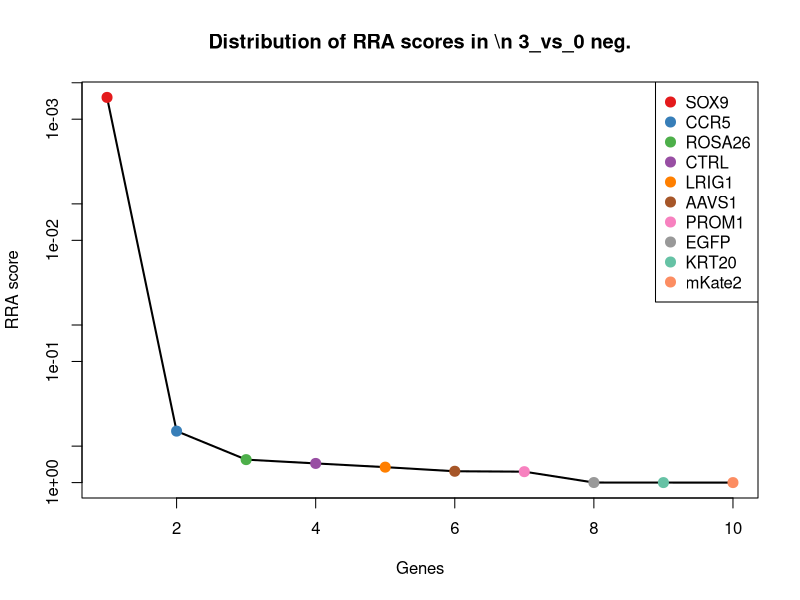
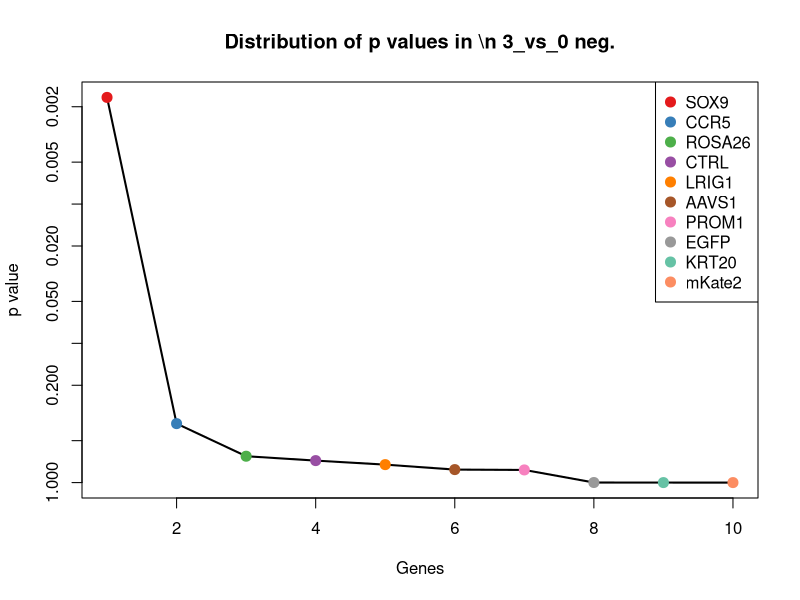
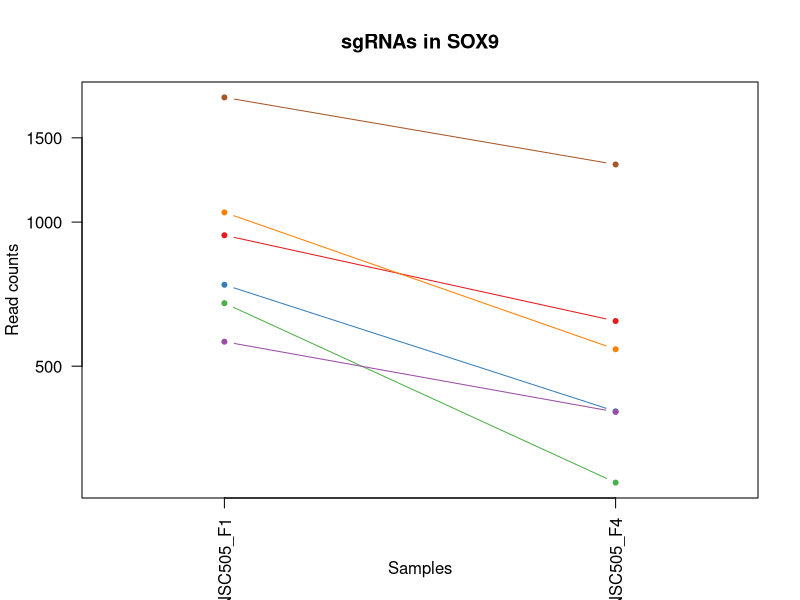
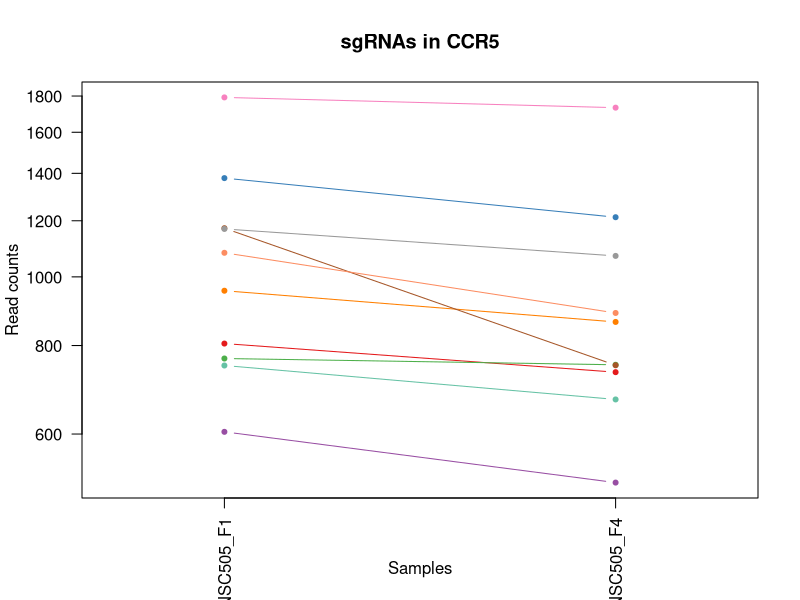
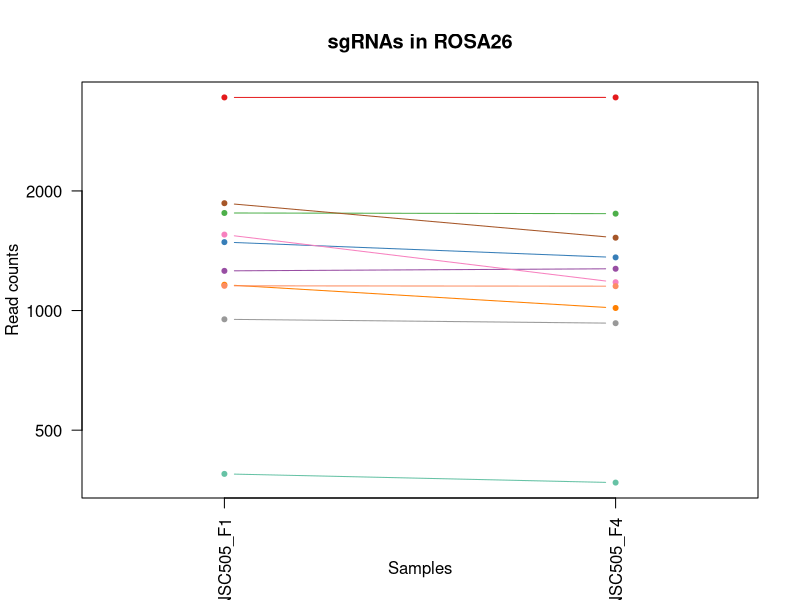
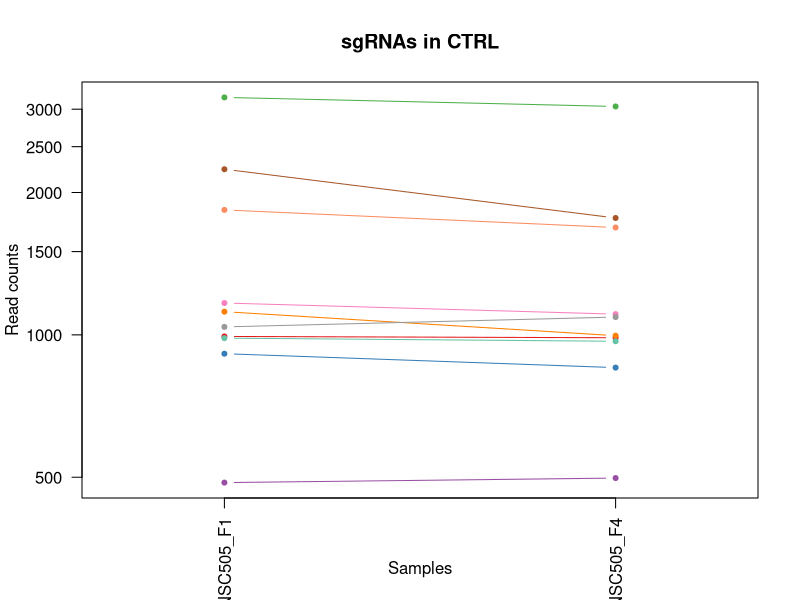
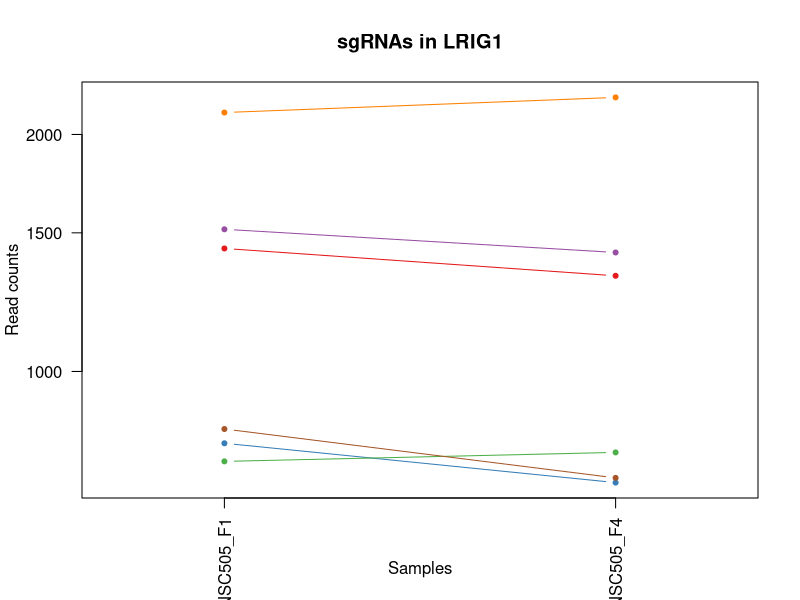
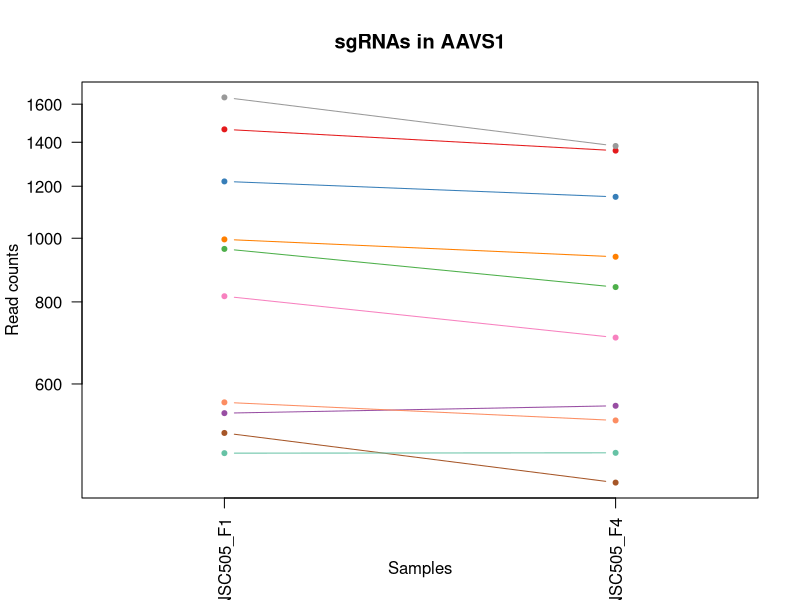

R code for these plots, in order: (Note: this script raises an error after producing the figures.)
pdf(file='S5A_c0_t3.pdf',width=4.5,height=4.5);
gstable=read.table('S5A_c0_t3.gene_summary.txt',header=T)
# 
#
# parameters
# Do not modify the variables beginning with "__"

# gstablename='__GENE_SUMMARY_FILE__'
startindex=3
# outputfile='__OUTPUT_FILE__'
targetgenelist=c("SOX9","CCR5","ROSA26","CTRL","LRIG1","AAVS1","PROM1","EGFP","KRT20","mKate2")
# samplelabel=sub('.\\w+.\\w+$','',colnames(gstable)[startindex]);
samplelabel='3_vs_0 neg.'


# You need to write some codes in front of this code:
# gstable=read.table(gstablename,header=T)
# pdf(file=outputfile,width=6,height=6)


# set up color using RColorBrewer
#library(RColorBrewer)
#colors <- brewer.pal(length(targetgenelist), "Set1")

colors=c( "#E41A1C", "#377EB8", "#4DAF4A", "#984EA3", "#FF7F00",  "#A65628", "#F781BF",
          "#999999", "#66C2A5", "#FC8D62", "#8DA0CB", "#E78AC3", "#A6D854", "#FFD92F", "#E5C494", "#B3B3B3", 
          "#8DD3C7", "#FFFFB3", "#BEBADA", "#FB8072", "#80B1D3", "#FDB462", "#B3DE69", "#FCCDE5",
          "#D9D9D9", "#BC80BD", "#CCEBC5", "#FFED6F")

######
# function definition

plotrankedvalues<-function(val, tglist, ...){
  
  plot(val,log='y',ylim=c(max(val),min(val)),type='l',lwd=2, ...)
  if(length(tglist)>0){
    for(i in 1:length(tglist)){
      targetgene=tglist[i];
      tx=which(names(val)==targetgene);ty=val[targetgene];
      points(tx,ty,col=colors[(i %% length(colors)) ],cex=2,pch=20)
      # text(tx+50,ty,targetgene,col=colors[i])
    }
    legend('topright',tglist,pch=20,pt.cex = 2,cex=1,col=colors)
  }
}



plotrandvalues<-function(val,targetgenelist, ...){
  # choose the one with the best distance distribution
  
  mindiffvalue=0;
  randval=val;
  for(i in 1:20){
    randval0=sample(val)
    vindex=sort(which(names(randval0) %in% targetgenelist))
    if(max(vindex)>0.9*length(val)){
      # print('pass...')
      next;
    }
    mindiffind=min(diff(vindex));
    if (mindiffind > mindiffvalue){
      mindiffvalue=mindiffind;
      randval=randval0;
      # print(paste('Diff: ',mindiffvalue))
    }
  }
  plot(randval,log='y',ylim=c(max(randval),min(randval)),pch=20,col='grey', ...)
  
  if(length(targetgenelist)>0){
    for(i in 1:length(targetgenelist)){
      targetgene=targetgenelist[i];
      tx=which(names(randval)==targetgene);ty=randval[targetgene];
      points(tx,ty,col=colors[(i %% length(colors)) ],cex=2,pch=20)
      text(tx+50,ty,targetgene,col=colors[i])
    }
  }
  
}




# set.seed(1235)



pvec=gstable[,startindex]
names(pvec)=gstable[,'id']
pvec=sort(pvec);

plotrankedvalues(pvec,targetgenelist,xlab='Genes',ylab='RRA score',main=paste('Distribution of RRA scores in \\n',samplelabel))

# plotrandvalues(pvec,targetgenelist,xlab='Genes',ylab='RRA score',main=paste('Distribution of RRA scores in \\n',samplelabel))


pvec=gstable[,startindex+1]
names(pvec)=gstable[,'id']
pvec=sort(pvec);

plotrankedvalues(pvec,targetgenelist,xlab='Genes',ylab='p value',main=paste('Distribution of p values in \\n',samplelabel))

# plotrandvalues(pvec,targetgenelist,xlab='Genes',ylab='p value',main=paste('Distribution of p values in \\n',samplelabel))



# you need to write after this code:
# dev.off()






# parameters
# Do not modify the variables beginning with "__"
targetmat=list(c(937.7080465919315,620.3830994297049),c(738.717676239574,401.3589585916191),c(676.02208010116,284.6202033225886),c(561.5344697614474,400.24716092239026),c(1046.7438659630864,541.4454649144557),c(1820.8981834982858,1318.5920357054301))
targetgene="SOX9"
collabel=c("S33_MNSC505_F1","S36_MNSC505_F4")

# set up color using RColorBrewer
#library(RColorBrewer)
#colors <- brewer.pal(length(targetgenelist), "Set1")

colors=c( "#E41A1C", "#377EB8", "#4DAF4A", "#984EA3", "#FF7F00",  "#A65628", "#F781BF",
          "#999999", "#66C2A5", "#FC8D62", "#8DA0CB", "#E78AC3", "#A6D854", "#FFD92F", "#E5C494", "#B3B3B3", 
          "#8DD3C7", "#FFFFB3", "#BEBADA", "#FB8072", "#80B1D3", "#FDB462", "#B3DE69", "#FCCDE5",
          "#D9D9D9", "#BC80BD", "#CCEBC5", "#FFED6F")


## code

targetmatvec=unlist(targetmat)+1
yrange=range(targetmatvec[targetmatvec>0]);
# yrange[1]=1; # set the minimum value to 1
for(i in 1:length(targetmat)){
  vali=targetmat[[i]]+1;
  if(i==1){
    plot(1:length(vali),vali,type='b',las=1,pch=20,main=paste('sgRNAs in',targetgene),ylab='Read counts',xlab='Samples',xlim=c(0.7,length(vali)+0.3),ylim = yrange,col=colors[(i %% length(colors))],xaxt='n',log='y')
    axis(1,at=1:length(vali),labels=(collabel),las=2)
    # lines(0:100,rep(1,101),col='black');
  }else{
    lines(1:length(vali),vali,type='b',pch=20,col=colors[(i %% length(colors))])
  }
}




# parameters
# Do not modify the variables beginning with "__"
targetmat=list(c(804.1391678622668,732.6746640218199),c(1377.4858513889228,1212.9712571286882),c(765.9766310823627,750.4634267294817),c(603.3315338537234,511.42692784527645),c(954.9720513256977,862.7549913215968),c(1170.3177945837285,749.3516290602529),c(1790.9133331712183,1732.1807686585666),c(1167.5918990994496,1069.5493577981651),c(748.7126263485965,670.4139945450037),c(1080.363243602526,888.3263377138605))
targetgene="CCR5"
collabel=c("S33_MNSC505_F1","S36_MNSC505_F4")

# set up color using RColorBrewer
#library(RColorBrewer)
#colors <- brewer.pal(length(targetgenelist), "Set1")

colors=c( "#E41A1C", "#377EB8", "#4DAF4A", "#984EA3", "#FF7F00",  "#A65628", "#F781BF",
          "#999999", "#66C2A5", "#FC8D62", "#8DA0CB", "#E78AC3", "#A6D854", "#FFD92F", "#E5C494", "#B3B3B3", 
          "#8DD3C7", "#FFFFB3", "#BEBADA", "#FB8072", "#80B1D3", "#FDB462", "#B3DE69", "#FCCDE5",
          "#D9D9D9", "#BC80BD", "#CCEBC5", "#FFED6F")


## code

targetmatvec=unlist(targetmat)+1
yrange=range(targetmatvec[targetmatvec>0]);
# yrange[1]=1; # set the minimum value to 1
for(i in 1:length(targetmat)){
  vali=targetmat[[i]]+1;
  if(i==1){
    plot(1:length(vali),vali,type='b',las=1,pch=20,main=paste('sgRNAs in',targetgene),ylab='Read counts',xlab='Samples',xlim=c(0.7,length(vali)+0.3),ylim = yrange,col=colors[(i %% length(colors))],xaxt='n',log='y')
    axis(1,at=1:length(vali),labels=(collabel),las=2)
    # lines(0:100,rep(1,101),col='black');
  }else{
    lines(1:length(vali),vali,type='b',pch=20,col=colors[(i %% length(colors))])
  }
}




# parameters
# Do not modify the variables beginning with "__"
targetmat=list(c(3437.354205675656,3437.678393255641),c(1485.6130389319846,1359.728549466898),c(1759.1112191879647,1752.1931267046862),c(1257.5464500806524,1273.0083312670467),c(1160.322844474706,1013.959474336722),c(1861.7866157624687,1524.2746045127694),c(1551.9431623827704,1177.3937317133646),c(949.52026035714,928.3510538060996),c(387.07715876759966,368.00502851475323),c(1153.0537898499624,1150.710587651872))
targetgene="ROSA26"
collabel=c("S33_MNSC505_F1","S36_MNSC505_F4")

# set up color using RColorBrewer
#library(RColorBrewer)
#colors <- brewer.pal(length(targetgenelist), "Set1")

colors=c( "#E41A1C", "#377EB8", "#4DAF4A", "#984EA3", "#FF7F00",  "#A65628", "#F781BF",
          "#999999", "#66C2A5", "#FC8D62", "#8DA0CB", "#E78AC3", "#A6D854", "#FFD92F", "#E5C494", "#B3B3B3", 
          "#8DD3C7", "#FFFFB3", "#BEBADA", "#FB8072", "#80B1D3", "#FDB462", "#B3DE69", "#FCCDE5",
          "#D9D9D9", "#BC80BD", "#CCEBC5", "#FFED6F")


## code

targetmatvec=unlist(targetmat)+1
yrange=range(targetmatvec[targetmatvec>0]);
# yrange[1]=1; # set the minimum value to 1
for(i in 1:length(targetmat)){
  vali=targetmat[[i]]+1;
  if(i==1){
    plot(1:length(vali),vali,type='b',las=1,pch=20,main=paste('sgRNAs in',targetgene),ylab='Read counts',xlab='Samples',xlim=c(0.7,length(vali)+0.3),ylim = yrange,col=colors[(i %% length(colors))],xaxt='n',log='y')
    axis(1,at=1:length(vali),labels=(collabel),las=2)
    # lines(0:100,rep(1,101),col='black');
  }else{
    lines(1:length(vali),vali,type='b',pch=20,col=colors[(i %% length(colors))])
  }
}




# parameters
# Do not modify the variables beginning with "__"
targetmat=list(c(991.317324449416,985.0527349367716),c(911.3577235772358,851.6370146293082),c(3176.5768710129773,3039.654827671708),c(486.118028029732,496.97355814530124),c(1118.52578038243,995.0589139598313),c(2238.8688244210457,1765.5346987354326),c(1166.6832672713567,1105.1268832134886),c(1038.5661795102499,1089.5617158442847),c(983.1396379965794,968.3757698983386),c(1836.344924575866,1685.4852665509545))
targetgene="CTRL"
collabel=c("S33_MNSC505_F1","S36_MNSC505_F4")

# set up color using RColorBrewer
#library(RColorBrewer)
#colors <- brewer.pal(length(targetgenelist), "Set1")

colors=c( "#E41A1C", "#377EB8", "#4DAF4A", "#984EA3", "#FF7F00",  "#A65628", "#F781BF",
          "#999999", "#66C2A5", "#FC8D62", "#8DA0CB", "#E78AC3", "#A6D854", "#FFD92F", "#E5C494", "#B3B3B3", 
          "#8DD3C7", "#FFFFB3", "#BEBADA", "#FB8072", "#80B1D3", "#FDB462", "#B3DE69", "#FCCDE5",
          "#D9D9D9", "#BC80BD", "#CCEBC5", "#FFED6F")


## code

targetmatvec=unlist(targetmat)+1
yrange=range(targetmatvec[targetmatvec>0]);
# yrange[1]=1; # set the minimum value to 1
for(i in 1:length(targetmat)){
  vali=targetmat[[i]]+1;
  if(i==1){
    plot(1:length(vali),vali,type='b',las=1,pch=20,main=paste('sgRNAs in',targetgene),ylab='Read counts',xlab='Samples',xlim=c(0.7,length(vali)+0.3),ylim = yrange,col=colors[(i %% length(colors))],xaxt='n',log='y')
    axis(1,at=1:length(vali),labels=(collabel),las=2)
    # lines(0:100,rep(1,101),col='black');
  }else{
    lines(1:length(vali),vali,type='b',pch=20,col=colors[(i %% length(colors))])
  }
}




# parameters
# Do not modify the variables beginning with "__"
targetmat=list(c(1432.0037610745,1321.9274287131168),c(809.5909588308247,721.5566873295313),c(767.7938947385486,788.2645474832631),c(1514.6892574309593,1415.318432928341),c(2131.650268706077,2228.042529134639),c(844.118968298357,731.5628663525911))
targetgene="LRIG1"
collabel=c("S33_MNSC505_F1","S36_MNSC505_F4")

# set up color using RColorBrewer
#library(RColorBrewer)
#colors <- brewer.pal(length(targetgenelist), "Set1")

colors=c( "#E41A1C", "#377EB8", "#4DAF4A", "#984EA3", "#FF7F00",  "#A65628", "#F781BF",
          "#999999", "#66C2A5", "#FC8D62", "#8DA0CB", "#E78AC3", "#A6D854", "#FFD92F", "#E5C494", "#B3B3B3", 
          "#8DD3C7", "#FFFFB3", "#BEBADA", "#FB8072", "#80B1D3", "#FDB462", "#B3DE69", "#FCCDE5",
          "#D9D9D9", "#BC80BD", "#CCEBC5", "#FFED6F")


## code

targetmatvec=unlist(targetmat)+1
yrange=range(targetmatvec[targetmatvec>0]);
# yrange[1]=1; # set the minimum value to 1
for(i in 1:length(targetmat)){
  vali=targetmat[[i]]+1;
  if(i==1){
    plot(1:length(vali),vali,type='b',las=1,pch=20,main=paste('sgRNAs in',targetgene),ylab='Read counts',xlab='Samples',xlim=c(0.7,length(vali)+0.3),ylim = yrange,col=colors[(i %% length(colors))],xaxt='n',log='y')
    axis(1,at=1:length(vali),labels=(collabel),las=2)
    # lines(0:100,rep(1,101),col='black');
  }else{
    lines(1:length(vali),vali,type='b',pch=20,col=colors[(i %% length(colors))])
  }
}




# parameters
# Do not modify the variables beginning with "__"
targetmat=list(c(1463.8058750577536,1358.6167517976692),c(1219.3839133007482,1155.1577783287873),c(962.2411059504415,841.6308356062484),c(540.6359377153094,554.7870369452021),c(994.9518517617879,936.1336374907016),c(504.2906645915911,423.59491197619633),c(815.0427497993824,704.8797222910983),c(1637.3545542235083,1380.8527051822464),c(469.76265512405877,470.29041408380857),c(561.5344697614474,526.9920952144805))
targetgene="AAVS1"
collabel=c("S33_MNSC505_F1","S36_MNSC505_F4")

# set up color using RColorBrewer
#library(RColorBrewer)
#colors <- brewer.pal(length(targetgenelist), "Set1")

colors=c( "#E41A1C", "#377EB8", "#4DAF4A", "#984EA3", "#FF7F00",  "#A65628", "#F781BF",
          "#999999", "#66C2A5", "#FC8D62", "#8DA0CB", "#E78AC3", "#A6D854", "#FFD92F", "#E5C494", "#B3B3B3", 
          "#8DD3C7", "#FFFFB3", "#BEBADA", "#FB8072", "#80B1D3", "#FDB462", "#B3DE69", "#FCCDE5",
          "#D9D9D9", "#BC80BD", "#CCEBC5", "#FFED6F")


## code

targetmatvec=unlist(targetmat)+1
yrange=range(targetmatvec[targetmatvec>0]);
# yrange[1]=1; # set the minimum value to 1
for(i in 1:length(targetmat)){
  vali=targetmat[[i]]+1;
  if(i==1){
    plot(1:length(vali),vali,type='b',las=1,pch=20,main=paste('sgRNAs in',targetgene),ylab='Read counts',xlab='Samples',xlim=c(0.7,length(vali)+0.3),ylim = yrange,col=colors[(i %% length(colors))],xaxt='n',log='y')
    axis(1,at=1:length(vali),labels=(collabel),las=2)
    # lines(0:100,rep(1,101),col='black');
  }else{
    lines(1:length(vali),vali,type='b',pch=20,col=colors[(i %% length(colors))])
  }
}




# parameters
# Do not modify the variables beginning with "__"
targetmat=list(c(1060.3733433844807,1089.5617158442847),c(1638.2631860516015,1636.5661691048845),c(1213.0234905040975,1060.6549764443341),c(1885.4110432928858,1815.5655938507314),c(1132.1552578038243,1102.9032878750309),c(2653.2049380314343,2429.277907265063))
targetgene="PROM1"
collabel=c("S33_MNSC505_F1","S36_MNSC505_F4")

# set up color using RColorBrewer
#library(RColorBrewer)
#colors <- brewer.pal(length(targetgenelist), "Set1")

colors=c( "#E41A1C", "#377EB8", "#4DAF4A", "#984EA3", "#FF7F00",  "#A65628", "#F781BF",
          "#999999", "#66C2A5", "#FC8D62", "#8DA0CB", "#E78AC3", "#A6D854", "#FFD92F", "#E5C494", "#B3B3B3", 
          "#8DD3C7", "#FFFFB3", "#BEBADA", "#FB8072", "#80B1D3", "#FDB462", "#B3DE69", "#FCCDE5",
          "#D9D9D9", "#BC80BD", "#CCEBC5", "#FFED6F")


## code

targetmatvec=unlist(targetmat)+1
yrange=range(targetmatvec[targetmatvec>0]);
# yrange[1]=1; # set the minimum value to 1
for(i in 1:length(targetmat)){
  vali=targetmat[[i]]+1;
  if(i==1){
    plot(1:length(vali),vali,type='b',las=1,pch=20,main=paste('sgRNAs in',targetgene),ylab='Read counts',xlab='Samples',xlim=c(0.7,length(vali)+0.3),ylim = yrange,col=colors[(i %% length(colors))],xaxt='n',log='y')
    axis(1,at=1:length(vali),labels=(collabel),las=2)
    # lines(0:100,rep(1,101),col='black');
  }else{
    lines(1:length(vali),vali,type='b',pch=20,col=colors[(i %% length(colors))])
  }
}




# parameters
# Do not modify the variables beginning with "__"
targetmat=list(c(1230.2874952378638,1361.9521448053556),c(1414.739756340734,1712.1684106124471),c(777.7888448475711,1002.8414976444334),c(852.2966547511936,859.4195983139102),c(1241.1910771749792,1505.3740441358789),c(1569.2071671165368,1715.5038036201338))
targetgene="EGFP"
collabel=c("S33_MNSC505_F1","S36_MNSC505_F4")

# set up color using RColorBrewer
#library(RColorBrewer)
#colors <- brewer.pal(length(targetgenelist), "Set1")

colors=c( "#E41A1C", "#377EB8", "#4DAF4A", "#984EA3", "#FF7F00",  "#A65628", "#F781BF",
          "#999999", "#66C2A5", "#FC8D62", "#8DA0CB", "#E78AC3", "#A6D854", "#FFD92F", "#E5C494", "#B3B3B3", 
          "#8DD3C7", "#FFFFB3", "#BEBADA", "#FB8072", "#80B1D3", "#FDB462", "#B3DE69", "#FCCDE5",
          "#D9D9D9", "#BC80BD", "#CCEBC5", "#FFED6F")


## code

targetmatvec=unlist(targetmat)+1
yrange=range(targetmatvec[targetmatvec>0]);
# yrange[1]=1; # set the minimum value to 1
for(i in 1:length(targetmat)){
  vali=targetmat[[i]]+1;
  if(i==1){
    plot(1:length(vali),vali,type='b',las=1,pch=20,main=paste('sgRNAs in',targetgene),ylab='Read counts',xlab='Samples',xlim=c(0.7,length(vali)+0.3),ylim = yrange,col=colors[(i %% length(colors))],xaxt='n',log='y')
    axis(1,at=1:length(vali),labels=(collabel),las=2)
    # lines(0:100,rep(1,101),col='black');
  }else{
    lines(1:length(vali),vali,type='b',pch=20,col=colors[(i %% length(colors))])
  }
}




# parameters
# Do not modify the variables beginning with "__"
targetmat=list(c(2808.58098063533,3044.1020183486235),c(3828.9745235837204,4373.812030746342),c(3210.196248652417,3702.28623853211),c(1407.4707017159903,1801.1122241507562),c(4818.474584376951,5651.267552690305),c(1991.7209671797616,2531.5632928341183))
targetgene="KRT20"
collabel=c("S33_MNSC505_F1","S36_MNSC505_F4")

# set up color using RColorBrewer
#library(RColorBrewer)
#colors <- brewer.pal(length(targetgenelist), "Set1")

colors=c( "#E41A1C", "#377EB8", "#4DAF4A", "#984EA3", "#FF7F00",  "#A65628", "#F781BF",
          "#999999", "#66C2A5", "#FC8D62", "#8DA0CB", "#E78AC3", "#A6D854", "#FFD92F", "#E5C494", "#B3B3B3", 
          "#8DD3C7", "#FFFFB3", "#BEBADA", "#FB8072", "#80B1D3", "#FDB462", "#B3DE69", "#FCCDE5",
          "#D9D9D9", "#BC80BD", "#CCEBC5", "#FFED6F")


## code

targetmatvec=unlist(targetmat)+1
yrange=range(targetmatvec[targetmatvec>0]);
# yrange[1]=1; # set the minimum value to 1
for(i in 1:length(targetmat)){
  vali=targetmat[[i]]+1;
  if(i==1){
    plot(1:length(vali),vali,type='b',las=1,pch=20,main=paste('sgRNAs in',targetgene),ylab='Read counts',xlab='Samples',xlim=c(0.7,length(vali)+0.3),ylim = yrange,col=colors[(i %% length(colors))],xaxt='n',log='y')
    axis(1,at=1:length(vali),labels=(collabel),las=2)
    # lines(0:100,rep(1,101),col='black');
  }else{
    lines(1:length(vali),vali,type='b',pch=20,col=colors[(i %% length(colors))])
  }
}




# parameters
# Do not modify the variables beginning with "__"
targetmat=list(c(2309.7421070122964,2830.636865856682),c(2762.240757402589,3302.0390776097197),c(2714.0832705136622,3161.952571286883),c(1628.268235942579,1815.5655938507314),c(2131.650268706077,2702.780133895363),c(3952.5484522043625,4613.9603272997765))
targetgene="mKate2"
collabel=c("S33_MNSC505_F1","S36_MNSC505_F4")

# set up color using RColorBrewer
#library(RColorBrewer)
#colors <- brewer.pal(length(targetgenelist), "Set1")

colors=c( "#E41A1C", "#377EB8", "#4DAF4A", "#984EA3", "#FF7F00",  "#A65628", "#F781BF",
          "#999999", "#66C2A5", "#FC8D62", "#8DA0CB", "#E78AC3", "#A6D854", "#FFD92F", "#E5C494", "#B3B3B3", 
          "#8DD3C7", "#FFFFB3", "#BEBADA", "#FB8072", "#80B1D3", "#FDB462", "#B3DE69", "#FCCDE5",
          "#D9D9D9", "#BC80BD", "#CCEBC5", "#FFED6F")


## code

targetmatvec=unlist(targetmat)+1
yrange=range(targetmatvec[targetmatvec>0]);
# yrange[1]=1; # set the minimum value to 1
for(i in 1:length(targetmat)){
  vali=targetmat[[i]]+1;
  if(i==1){
    plot(1:length(vali),vali,type='b',las=1,pch=20,main=paste('sgRNAs in',targetgene),ylab='Read counts',xlab='Samples',xlim=c(0.7,length(vali)+0.3),ylim = yrange,col=colors[(i %% length(colors))],xaxt='n',log='y')
    axis(1,at=1:length(vali),labels=(collabel),las=2)
    # lines(0:100,rep(1,101),col='black');
  }else{
    lines(1:length(vali),vali,type='b',pch=20,col=colors[(i %% length(colors))])
  }
}



# 
#
# parameters
# Do not modify the variables beginning with "__"

# gstablename='__GENE_SUMMARY_FILE__'
startindex=9
# outputfile='__OUTPUT_FILE__'
targetgenelist=c("EGFP","KRT20","mKate2","LRIG1","PROM1","CTRL","AAVS1","ROSA26","CCR5","SOX9")
# samplelabel=sub('.\\w+.\\w+$','',colnames(gstable)[startindex]);
samplelabel='3_vs_0 pos.'


# You need to write some codes in front of this code:
# gstable=read.table(gstablename,header=T)
# pdf(file=outputfile,width=6,height=6)


# set up color using RColorBrewer
#library(RColorBrewer)
#colors <- brewer.pal(length(targetgenelist), "Set1")

colors=c( "#E41A1C", "#377EB8", "#4DAF4A", "#984EA3", "#FF7F00",  "#A65628", "#F781BF",
          "#999999", "#66C2A5", "#FC8D62", "#8DA0CB", "#E78AC3", "#A6D854", "#FFD92F", "#E5C494", "#B3B3B3", 
          "#8DD3C7", "#FFFFB3", "#BEBADA", "#FB8072", "#80B1D3", "#FDB462", "#B3DE69", "#FCCDE5",
          "#D9D9D9", "#BC80BD", "#CCEBC5", "#FFED6F")

######
# function definition

plotrankedvalues<-function(val, tglist, ...){
  
  plot(val,log='y',ylim=c(max(val),min(val)),type='l',lwd=2, ...)
  if(length(tglist)>0){
    for(i in 1:length(tglist)){
      targetgene=tglist[i];
      tx=which(names(val)==targetgene);ty=val[targetgene];
      points(tx,ty,col=colors[(i %% length(colors)) ],cex=2,pch=20)
      # text(tx+50,ty,targetgene,col=colors[i])
    }
    legend('topright',tglist,pch=20,pt.cex = 2,cex=1,col=colors)
  }
}



plotrandvalues<-function(val,targetgenelist, ...){
  # choose the one with the best distance distribution
  
  mindiffvalue=0;
  randval=val;
  for(i in 1:20){
    randval0=sample(val)
    vindex=sort(which(names(randval0) %in% targetgenelist))
    if(max(vindex)>0.9*length(val)){
      # print('pass...')
      next;
    }
    mindiffind=min(diff(vindex));
    if (mindiffind > mindiffvalue){
      mindiffvalue=mindiffind;
      randval=randval0;
      # print(paste('Diff: ',mindiffvalue))
    }
  }
  plot(randval,log='y',ylim=c(max(randval),min(randval)),pch=20,col='grey', ...)
  
  if(length(targetgenelist)>0){
    for(i in 1:length(targetgenelist)){
      targetgene=targetgenelist[i];
      tx=which(names(randval)==targetgene);ty=randval[targetgene];
      points(tx,ty,col=colors[(i %% length(colors)) ],cex=2,pch=20)
      text(tx+50,ty,targetgene,col=colors[i])
    }
  }
  
}




# set.seed(1235)



pvec=gstable[,startindex]
names(pvec)=gstable[,'id']
pvec=sort(pvec);

plotrankedvalues(pvec,targetgenelist,xlab='Genes',ylab='RRA score',main=paste('Distribution of RRA scores in \\n',samplelabel))

# plotrandvalues(pvec,targetgenelist,xlab='Genes',ylab='RRA score',main=paste('Distribution of RRA scores in \\n',samplelabel))


pvec=gstable[,startindex+1]
names(pvec)=gstable[,'id']
pvec=sort(pvec);

plotrankedvalues(pvec,targetgenelist,xlab='Genes',ylab='p value',main=paste('Distribution of p values in \\n',samplelabel))

# plotrandvalues(pvec,targetgenelist,xlab='Genes',ylab='p value',main=paste('Distribution of p values in \\n',samplelabel))



# you need to write after this code:
# dev.off()






# parameters
# Do not modify the variables beginning with "__"
targetmat=list(c(1230.2874952378638,1361.9521448053556),c(1414.739756340734,1712.1684106124471),c(777.7888448475711,1002.8414976444334),c(852.2966547511936,859.4195983139102),c(1241.1910771749792,1505.3740441358789),c(1569.2071671165368,1715.5038036201338))
targetgene="EGFP"
collabel=c("S33_MNSC505_F1","S36_MNSC505_F4")

# set up color using RColorBrewer
#library(RColorBrewer)
#colors <- brewer.pal(length(targetgenelist), "Set1")

colors=c( "#E41A1C", "#377EB8", "#4DAF4A", "#984EA3", "#FF7F00",  "#A65628", "#F781BF",
          "#999999", "#66C2A5", "#FC8D62", "#8DA0CB", "#E78AC3", "#A6D854", "#FFD92F", "#E5C494", "#B3B3B3", 
          "#8DD3C7", "#FFFFB3", "#BEBADA", "#FB8072", "#80B1D3", "#FDB462", "#B3DE69", "#FCCDE5",
          "#D9D9D9", "#BC80BD", "#CCEBC5", "#FFED6F")


## code

targetmatvec=unlist(targetmat)+1
yrange=range(targetmatvec[targetmatvec>0]);
# yrange[1]=1; # set the minimum value to 1
for(i in 1:length(targetmat)){
  vali=targetmat[[i]]+1;
  if(i==1){
    plot(1:length(vali),vali,type='b',las=1,pch=20,main=paste('sgRNAs in',targetgene),ylab='Read counts',xlab='Samples',xlim=c(0.7,length(vali)+0.3),ylim = yrange,col=colors[(i %% length(colors))],xaxt='n',log='y')
    axis(1,at=1:length(vali),labels=(collabel),las=2)
    # lines(0:100,rep(1,101),col='black');
  }else{
    lines(1:length(vali),vali,type='b',pch=20,col=colors[(i %% length(colors))])
  }
}




# parameters
# Do not modify the variables beginning with "__"
targetmat=list(c(2808.58098063533,3044.1020183486235),c(3828.9745235837204,4373.812030746342),c(3210.196248652417,3702.28623853211),c(1407.4707017159903,1801.1122241507562),c(4818.474584376951,5651.267552690305),c(1991.7209671797616,2531.5632928341183))
targetgene="KRT20"
collabel=c("S33_MNSC505_F1","S36_MNSC505_F4")

# set up color using RColorBrewer
#library(RColorBrewer)
#colors <- brewer.pal(length(targetgenelist), "Set1")

colors=c( "#E41A1C", "#377EB8", "#4DAF4A", "#984EA3", "#FF7F00",  "#A65628", "#F781BF",
          "#999999", "#66C2A5", "#FC8D62", "#8DA0CB", "#E78AC3", "#A6D854", "#FFD92F", "#E5C494", "#B3B3B3", 
          "#8DD3C7", "#FFFFB3", "#BEBADA", "#FB8072", "#80B1D3", "#FDB462", "#B3DE69", "#FCCDE5",
          "#D9D9D9", "#BC80BD", "#CCEBC5", "#FFED6F")


## code

targetmatvec=unlist(targetmat)+1
yrange=range(targetmatvec[targetmatvec>0]);
# yrange[1]=1; # set the minimum value to 1
for(i in 1:length(targetmat)){
  vali=targetmat[[i]]+1;
  if(i==1){
    plot(1:length(vali),vali,type='b',las=1,pch=20,main=paste('sgRNAs in',targetgene),ylab='Read counts',xlab='Samples',xlim=c(0.7,length(vali)+0.3),ylim = yrange,col=colors[(i %% length(colors))],xaxt='n',log='y')
    axis(1,at=1:length(vali),labels=(collabel),las=2)
    # lines(0:100,rep(1,101),col='black');
  }else{
    lines(1:length(vali),vali,type='b',pch=20,col=colors[(i %% length(colors))])
  }
}




# parameters
# Do not modify the variables beginning with "__"
targetmat=list(c(2309.7421070122964,2830.636865856682),c(2762.240757402589,3302.0390776097197),c(2714.0832705136622,3161.952571286883),c(1628.268235942579,1815.5655938507314),c(2131.650268706077,2702.780133895363),c(3952.5484522043625,4613.9603272997765))
targetgene="mKate2"
collabel=c("S33_MNSC505_F1","S36_MNSC505_F4")

# set up color using RColorBrewer
#library(RColorBrewer)
#colors <- brewer.pal(length(targetgenelist), "Set1")

colors=c( "#E41A1C", "#377EB8", "#4DAF4A", "#984EA3", "#FF7F00",  "#A65628", "#F781BF",
          "#999999", "#66C2A5", "#FC8D62", "#8DA0CB", "#E78AC3", "#A6D854", "#FFD92F", "#E5C494", "#B3B3B3", 
          "#8DD3C7", "#FFFFB3", "#BEBADA", "#FB8072", "#80B1D3", "#FDB462", "#B3DE69", "#FCCDE5",
          "#D9D9D9", "#BC80BD", "#CCEBC5", "#FFED6F")


## code

targetmatvec=unlist(targetmat)+1
yrange=range(targetmatvec[targetmatvec>0]);
# yrange[1]=1; # set the minimum value to 1
for(i in 1:length(targetmat)){
  vali=targetmat[[i]]+1;
  if(i==1){
    plot(1:length(vali),vali,type='b',las=1,pch=20,main=paste('sgRNAs in',targetgene),ylab='Read counts',xlab='Samples',xlim=c(0.7,length(vali)+0.3),ylim = yrange,col=colors[(i %% length(colors))],xaxt='n',log='y')
    axis(1,at=1:length(vali),labels=(collabel),las=2)
    # lines(0:100,rep(1,101),col='black');
  }else{
    lines(1:length(vali),vali,type='b',pch=20,col=colors[(i %% length(colors))])
  }
}




# parameters
# Do not modify the variables beginning with "__"
targetmat=list(c(1432.0037610745,1321.9274287131168),c(809.5909588308247,721.5566873295313),c(767.7938947385486,788.2645474832631),c(1514.6892574309593,1415.318432928341),c(2131.650268706077,2228.042529134639),c(844.118968298357,731.5628663525911))
targetgene="LRIG1"
collabel=c("S33_MNSC505_F1","S36_MNSC505_F4")

# set up color using RColorBrewer
#library(RColorBrewer)
#colors <- brewer.pal(length(targetgenelist), "Set1")

colors=c( "#E41A1C", "#377EB8", "#4DAF4A", "#984EA3", "#FF7F00",  "#A65628", "#F781BF",
          "#999999", "#66C2A5", "#FC8D62", "#8DA0CB", "#E78AC3", "#A6D854", "#FFD92F", "#E5C494", "#B3B3B3", 
          "#8DD3C7", "#FFFFB3", "#BEBADA", "#FB8072", "#80B1D3", "#FDB462", "#B3DE69", "#FCCDE5",
          "#D9D9D9", "#BC80BD", "#CCEBC5", "#FFED6F")


## code

targetmatvec=unlist(targetmat)+1
yrange=range(targetmatvec[targetmatvec>0]);
# yrange[1]=1; # set the minimum value to 1
for(i in 1:length(targetmat)){
  vali=targetmat[[i]]+1;
  if(i==1){
    plot(1:length(vali),vali,type='b',las=1,pch=20,main=paste('sgRNAs in',targetgene),ylab='Read counts',xlab='Samples',xlim=c(0.7,length(vali)+0.3),ylim = yrange,col=colors[(i %% length(colors))],xaxt='n',log='y')
    axis(1,at=1:length(vali),labels=(collabel),las=2)
    # lines(0:100,rep(1,101),col='black');
  }else{
    lines(1:length(vali),vali,type='b',pch=20,col=colors[(i %% length(colors))])
  }
}




# parameters
# Do not modify the variables beginning with "__"
targetmat=list(c(1060.3733433844807,1089.5617158442847),c(1638.2631860516015,1636.5661691048845),c(1213.0234905040975,1060.6549764443341),c(1885.4110432928858,1815.5655938507314),c(1132.1552578038243,1102.9032878750309),c(2653.2049380314343,2429.277907265063))
targetgene="PROM1"
collabel=c("S33_MNSC505_F1","S36_MNSC505_F4")

# set up color using RColorBrewer
#library(RColorBrewer)
#colors <- brewer.pal(length(targetgenelist), "Set1")

colors=c( "#E41A1C", "#377EB8", "#4DAF4A", "#984EA3", "#FF7F00",  "#A65628", "#F781BF",
          "#999999", "#66C2A5", "#FC8D62", "#8DA0CB", "#E78AC3", "#A6D854", "#FFD92F", "#E5C494", "#B3B3B3", 
          "#8DD3C7", "#FFFFB3", "#BEBADA", "#FB8072", "#80B1D3", "#FDB462", "#B3DE69", "#FCCDE5",
          "#D9D9D9", "#BC80BD", "#CCEBC5", "#FFED6F")


## code

targetmatvec=unlist(targetmat)+1
yrange=range(targetmatvec[targetmatvec>0]);
# yrange[1]=1; # set the minimum value to 1
for(i in 1:length(targetmat)){
  vali=targetmat[[i]]+1;
  if(i==1){
    plot(1:length(vali),vali,type='b',las=1,pch=20,main=paste('sgRNAs in',targetgene),ylab='Read counts',xlab='Samples',xlim=c(0.7,length(vali)+0.3),ylim = yrange,col=colors[(i %% length(colors))],xaxt='n',log='y')
    axis(1,at=1:length(vali),labels=(collabel),las=2)
    # lines(0:100,rep(1,101),col='black');
  }else{
    lines(1:length(vali),vali,type='b',pch=20,col=colors[(i %% length(colors))])
  }
}




# parameters
# Do not modify the variables beginning with "__"
targetmat=list(c(991.317324449416,985.0527349367716),c(911.3577235772358,851.6370146293082),c(3176.5768710129773,3039.654827671708),c(486.118028029732,496.97355814530124),c(1118.52578038243,995.0589139598313),c(2238.8688244210457,1765.5346987354326),c(1166.6832672713567,1105.1268832134886),c(1038.5661795102499,1089.5617158442847),c(983.1396379965794,968.3757698983386),c(1836.344924575866,1685.4852665509545))
targetgene="CTRL"
collabel=c("S33_MNSC505_F1","S36_MNSC505_F4")

# set up color using RColorBrewer
#library(RColorBrewer)
#colors <- brewer.pal(length(targetgenelist), "Set1")

colors=c( "#E41A1C", "#377EB8", "#4DAF4A", "#984EA3", "#FF7F00",  "#A65628", "#F781BF",
          "#999999", "#66C2A5", "#FC8D62", "#8DA0CB", "#E78AC3", "#A6D854", "#FFD92F", "#E5C494", "#B3B3B3", 
          "#8DD3C7", "#FFFFB3", "#BEBADA", "#FB8072", "#80B1D3", "#FDB462", "#B3DE69", "#FCCDE5",
          "#D9D9D9", "#BC80BD", "#CCEBC5", "#FFED6F")


## code

targetmatvec=unlist(targetmat)+1
yrange=range(targetmatvec[targetmatvec>0]);
# yrange[1]=1; # set the minimum value to 1
for(i in 1:length(targetmat)){
  vali=targetmat[[i]]+1;
  if(i==1){
    plot(1:length(vali),vali,type='b',las=1,pch=20,main=paste('sgRNAs in',targetgene),ylab='Read counts',xlab='Samples',xlim=c(0.7,length(vali)+0.3),ylim = yrange,col=colors[(i %% length(colors))],xaxt='n',log='y')
    axis(1,at=1:length(vali),labels=(collabel),las=2)
    # lines(0:100,rep(1,101),col='black');
  }else{
    lines(1:length(vali),vali,type='b',pch=20,col=colors[(i %% length(colors))])
  }
}




# parameters
# Do not modify the variables beginning with "__"
targetmat=list(c(1463.8058750577536,1358.6167517976692),c(1219.3839133007482,1155.1577783287873),c(962.2411059504415,841.6308356062484),c(540.6359377153094,554.7870369452021),c(994.9518517617879,936.1336374907016),c(504.2906645915911,423.59491197619633),c(815.0427497993824,704.8797222910983),c(1637.3545542235083,1380.8527051822464),c(469.76265512405877,470.29041408380857),c(561.5344697614474,526.9920952144805))
targetgene="AAVS1"
collabel=c("S33_MNSC505_F1","S36_MNSC505_F4")

# set up color using RColorBrewer
#library(RColorBrewer)
#colors <- brewer.pal(length(targetgenelist), "Set1")

colors=c( "#E41A1C", "#377EB8", "#4DAF4A", "#984EA3", "#FF7F00",  "#A65628", "#F781BF",
          "#999999", "#66C2A5", "#FC8D62", "#8DA0CB", "#E78AC3", "#A6D854", "#FFD92F", "#E5C494", "#B3B3B3", 
          "#8DD3C7", "#FFFFB3", "#BEBADA", "#FB8072", "#80B1D3", "#FDB462", "#B3DE69", "#FCCDE5",
          "#D9D9D9", "#BC80BD", "#CCEBC5", "#FFED6F")


## code

targetmatvec=unlist(targetmat)+1
yrange=range(targetmatvec[targetmatvec>0]);
# yrange[1]=1; # set the minimum value to 1
for(i in 1:length(targetmat)){
  vali=targetmat[[i]]+1;
  if(i==1){
    plot(1:length(vali),vali,type='b',las=1,pch=20,main=paste('sgRNAs in',targetgene),ylab='Read counts',xlab='Samples',xlim=c(0.7,length(vali)+0.3),ylim = yrange,col=colors[(i %% length(colors))],xaxt='n',log='y')
    axis(1,at=1:length(vali),labels=(collabel),las=2)
    # lines(0:100,rep(1,101),col='black');
  }else{
    lines(1:length(vali),vali,type='b',pch=20,col=colors[(i %% length(colors))])
  }
}




# parameters
# Do not modify the variables beginning with "__"
targetmat=list(c(3437.354205675656,3437.678393255641),c(1485.6130389319846,1359.728549466898),c(1759.1112191879647,1752.1931267046862),c(1257.5464500806524,1273.0083312670467),c(1160.322844474706,1013.959474336722),c(1861.7866157624687,1524.2746045127694),c(1551.9431623827704,1177.3937317133646),c(949.52026035714,928.3510538060996),c(387.07715876759966,368.00502851475323),c(1153.0537898499624,1150.710587651872))
targetgene="ROSA26"
collabel=c("S33_MNSC505_F1","S36_MNSC505_F4")

# set up color using RColorBrewer
#library(RColorBrewer)
#colors <- brewer.pal(length(targetgenelist), "Set1")

colors=c( "#E41A1C", "#377EB8", "#4DAF4A", "#984EA3", "#FF7F00",  "#A65628", "#F781BF",
          "#999999", "#66C2A5", "#FC8D62", "#8DA0CB", "#E78AC3", "#A6D854", "#FFD92F", "#E5C494", "#B3B3B3", 
          "#8DD3C7", "#FFFFB3", "#BEBADA", "#FB8072", "#80B1D3", "#FDB462", "#B3DE69", "#FCCDE5",
          "#D9D9D9", "#BC80BD", "#CCEBC5", "#FFED6F")


## code

targetmatvec=unlist(targetmat)+1
yrange=range(targetmatvec[targetmatvec>0]);
# yrange[1]=1; # set the minimum value to 1
for(i in 1:length(targetmat)){
  vali=targetmat[[i]]+1;
  if(i==1){
    plot(1:length(vali),vali,type='b',las=1,pch=20,main=paste('sgRNAs in',targetgene),ylab='Read counts',xlab='Samples',xlim=c(0.7,length(vali)+0.3),ylim = yrange,col=colors[(i %% length(colors))],xaxt='n',log='y')
    axis(1,at=1:length(vali),labels=(collabel),las=2)
    # lines(0:100,rep(1,101),col='black');
  }else{
    lines(1:length(vali),vali,type='b',pch=20,col=colors[(i %% length(colors))])
  }
}




# parameters
# Do not modify the variables beginning with "__"
targetmat=list(c(804.1391678622668,732.6746640218199),c(1377.4858513889228,1212.9712571286882),c(765.9766310823627,750.4634267294817),c(603.3315338537234,511.42692784527645),c(954.9720513256977,862.7549913215968),c(1170.3177945837285,749.3516290602529),c(1790.9133331712183,1732.1807686585666),c(1167.5918990994496,1069.5493577981651),c(748.7126263485965,670.4139945450037),c(1080.363243602526,888.3263377138605))
targetgene="CCR5"
collabel=c("S33_MNSC505_F1","S36_MNSC505_F4")

# set up color using RColorBrewer
#library(RColorBrewer)
#colors <- brewer.pal(length(targetgenelist), "Set1")

colors=c( "#E41A1C", "#377EB8", "#4DAF4A", "#984EA3", "#FF7F00",  "#A65628", "#F781BF",
          "#999999", "#66C2A5", "#FC8D62", "#8DA0CB", "#E78AC3", "#A6D854", "#FFD92F", "#E5C494", "#B3B3B3", 
          "#8DD3C7", "#FFFFB3", "#BEBADA", "#FB8072", "#80B1D3", "#FDB462", "#B3DE69", "#FCCDE5",
          "#D9D9D9", "#BC80BD", "#CCEBC5", "#FFED6F")


## code

targetmatvec=unlist(targetmat)+1
yrange=range(targetmatvec[targetmatvec>0]);
# yrange[1]=1; # set the minimum value to 1
for(i in 1:length(targetmat)){
  vali=targetmat[[i]]+1;
  if(i==1){
    plot(1:length(vali),vali,type='b',las=1,pch=20,main=paste('sgRNAs in',targetgene),ylab='Read counts',xlab='Samples',xlim=c(0.7,length(vali)+0.3),ylim = yrange,col=colors[(i %% length(colors))],xaxt='n',log='y')
    axis(1,at=1:length(vali),labels=(collabel),las=2)
    # lines(0:100,rep(1,101),col='black');
  }else{
    lines(1:length(vali),vali,type='b',pch=20,col=colors[(i %% length(colors))])
  }
}




# parameters
# Do not modify the variables beginning with "__"
targetmat=list(c(937.7080465919315,620.3830994297049),c(738.717676239574,401.3589585916191),c(676.02208010116,284.6202033225886),c(561.5344697614474,400.24716092239026),c(1046.7438659630864,541.4454649144557),c(1820.8981834982858,1318.5920357054301))
targetgene="SOX9"
collabel=c("S33_MNSC505_F1","S36_MNSC505_F4")

# set up color using RColorBrewer
#library(RColorBrewer)
#colors <- brewer.pal(length(targetgenelist), "Set1")

colors=c( "#E41A1C", "#377EB8", "#4DAF4A", "#984EA3", "#FF7F00",  "#A65628", "#F781BF",
          "#999999", "#66C2A5", "#FC8D62", "#8DA0CB", "#E78AC3", "#A6D854", "#FFD92F", "#E5C494", "#B3B3B3", 
          "#8DD3C7", "#FFFFB3", "#BEBADA", "#FB8072", "#80B1D3", "#FDB462", "#B3DE69", "#FCCDE5",
          "#D9D9D9", "#BC80BD", "#CCEBC5", "#FFED6F")


## code

targetmatvec=unlist(targetmat)+1
yrange=range(targetmatvec[targetmatvec>0]);
# yrange[1]=1; # set the minimum value to 1
for(i in 1:length(targetmat)){
  vali=targetmat[[i]]+1;
  if(i==1){
    plot(1:length(vali),vali,type='b',las=1,pch=20,main=paste('sgRNAs in',targetgene),ylab='Read counts',xlab='Samples',xlim=c(0.7,length(vali)+0.3),ylim = yrange,col=colors[(i %% length(colors))],xaxt='n',log='y')
    axis(1,at=1:length(vali),labels=(collabel),las=2)
    # lines(0:100,rep(1,101),col='black');
  }else{
    lines(1:length(vali),vali,type='b',pch=20,col=colors[(i %% length(colors))])
  }
}



dev.off()
Sweave("S5A_c0_t3_summary.Rnw");
library(tools);

texi2dvi("S5A_c0_t3_summary.tex",pdf=TRUE);
